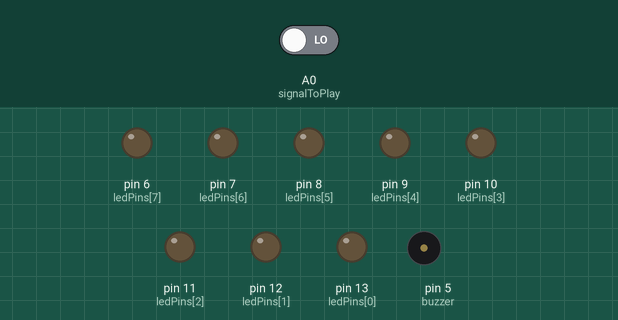
Recording of a sketch running on a simulated Arduino Uno, built with avr-gcc and run on an emulated ATmega328P. On the bench: output pins drawn as LEDs (lit = HIGH), buzzer (waves = sounding). The test bench sets the inputs (shaded band); at power-on: A0 (signalToPlay) LOW.

Above: at 1.2 s.
1.3 s: A0 (signalToPlay) driven HIGH
At 1.7 s:
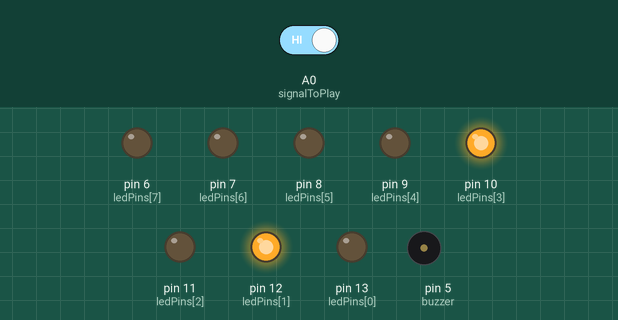
At 3.9 s:
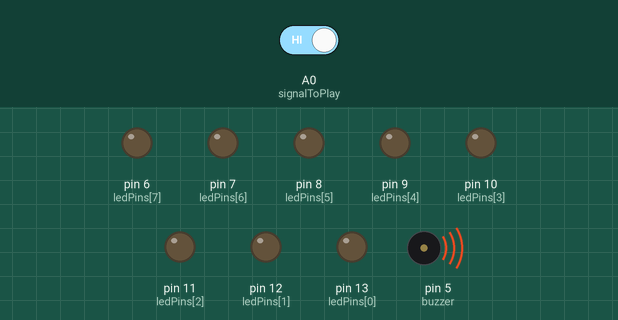
Timing chart, 0 to 10.3 s (numbered marks = the images above; inputs shaded):
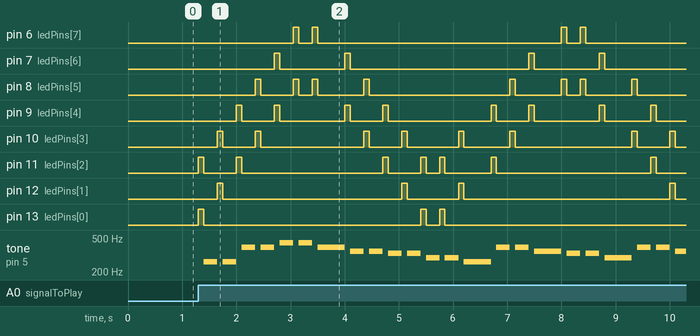

Measured:
- after the input at 1.3 s, pin 6 (ledPins[7]): LOW → HIGH after 1.8 s, → LOW 0.10 s later, → HIGH 0.25 s later, → LOW 0.10 s later, … (8 changes in this stretch); pin 7 (ledPins[6]): LOW → HIGH after 1.4 s, → LOW 0.10 s later, → HIGH 1.2 s later, → LOW 0.10 s later, … (8 changes in this stretch)

The sketch:

abcd_player_main1.ino
```cpp
//pin where signal is received from arduino 2
const int signalToPlay = A0;

//melody
#define NOTE_C4 262
#define NOTE_D4 294
#define NOTE_E4 330
#define NOTE_F4 349
#define NOTE_G4 392
#define NOTE_A4 440

const unsigned int playRepeat = 3; //set to whole number greater than 1
const int buzzer = 5;

int abcd_melody[] = {
  NOTE_C4, NOTE_C4, NOTE_G4, NOTE_G4, NOTE_A4, NOTE_A4, NOTE_G4,
  NOTE_F4, NOTE_F4, NOTE_E4, NOTE_E4, NOTE_D4, NOTE_D4, NOTE_C4,
  NOTE_G4, NOTE_G4, NOTE_F4, NOTE_E4, NOTE_E4, NOTE_D4,
  NOTE_G4, NOTE_G4, NOTE_F4, NOTE_E4, NOTE_E4, NOTE_D4,
  NOTE_C4, NOTE_C4, NOTE_G4, NOTE_G4, NOTE_A4, NOTE_A4, NOTE_G4,
  NOTE_F4, NOTE_F4, NOTE_E4, NOTE_E4, NOTE_D4, NOTE_D4, NOTE_C4
};

int noteType[] = {
  4, 4, 4, 4, 4, 4, 2,
  4, 4, 4, 4, 4, 4, 2,
  4, 4, 2, 4, 4, 2,
  4, 4, 2, 4, 4, 2,
  4, 4, 4, 4, 4, 4, 2,
  4, 4, 4, 4, 4, 4, 2
};

int lengthOfMelody = sizeof(abcd_melody) / sizeof(abcd_melody[0]);

//leds
const int ledPins[] = {13, 12, 11, 10, 9, 8, 7, 6};
const int ledCount = 8;

//do not change as this effects the light animation
const int animation[] = {0, 1, 2, 3, 4, 5, 7, 6, 5, 4, 3, 2};


//-------------------------- VOID SETUP ---------------------
void setup() {
  Serial.begin(9600);
  //pin mode leds
  for (int i = 0; i < ledCount; i++) {
    pinMode(ledPins[i], OUTPUT);
  }

  //pin mode buzzer
  pinMode(buzzer, OUTPUT);

  //signal
  pinMode(signalToPlay, INPUT);
}
//-------------------------- END OF VOID SETUP ---------------------

//-------------------------- VOID LOOP ---------------------
void loop() {
  //if this receives high meaning Time is 07:00 AM
  int flag = digitalRead(signalToPlay);

  if (flag) {
    //melody and led light loop
    int iterationCount = 0;
    for (int j = 0; j < playRepeat; j++) {
      for (int i = 0; i < lengthOfMelody; i++) {
        if (iterationCount == 12) {
          iterationCount = 0;
        }
        if (iterationCount <= 5) {
          digitalWrite(ledPins[animation[iterationCount]], HIGH);
          digitalWrite(ledPins[animation[iterationCount] + 2], HIGH);
          delay(100);
          digitalWrite(ledPins[animation[iterationCount]], LOW);
          digitalWrite(ledPins[animation[iterationCount] + 2], LOW);
        } else {
          digitalWrite(ledPins[animation[iterationCount]], HIGH);
          digitalWrite(ledPins[animation[iterationCount] - 2], HIGH);
          delay(100);
          digitalWrite(ledPins[animation[iterationCount]], LOW);
          digitalWrite(ledPins[animation[iterationCount] - 2], LOW);
        }
        iterationCount++;
        playNote(i);
      }
    }
  }
}
//-------------------------- END OF VOID LOOP ---------------------

//play note function
void playNote(int noteIndex) {
  int noteDuration = 1000 / noteType[noteIndex];
  tone(buzzer, abcd_melody[noteIndex], noteDuration);
  int pause = noteDuration;
  delay(pause);
  noTone(buzzer);
}
```
